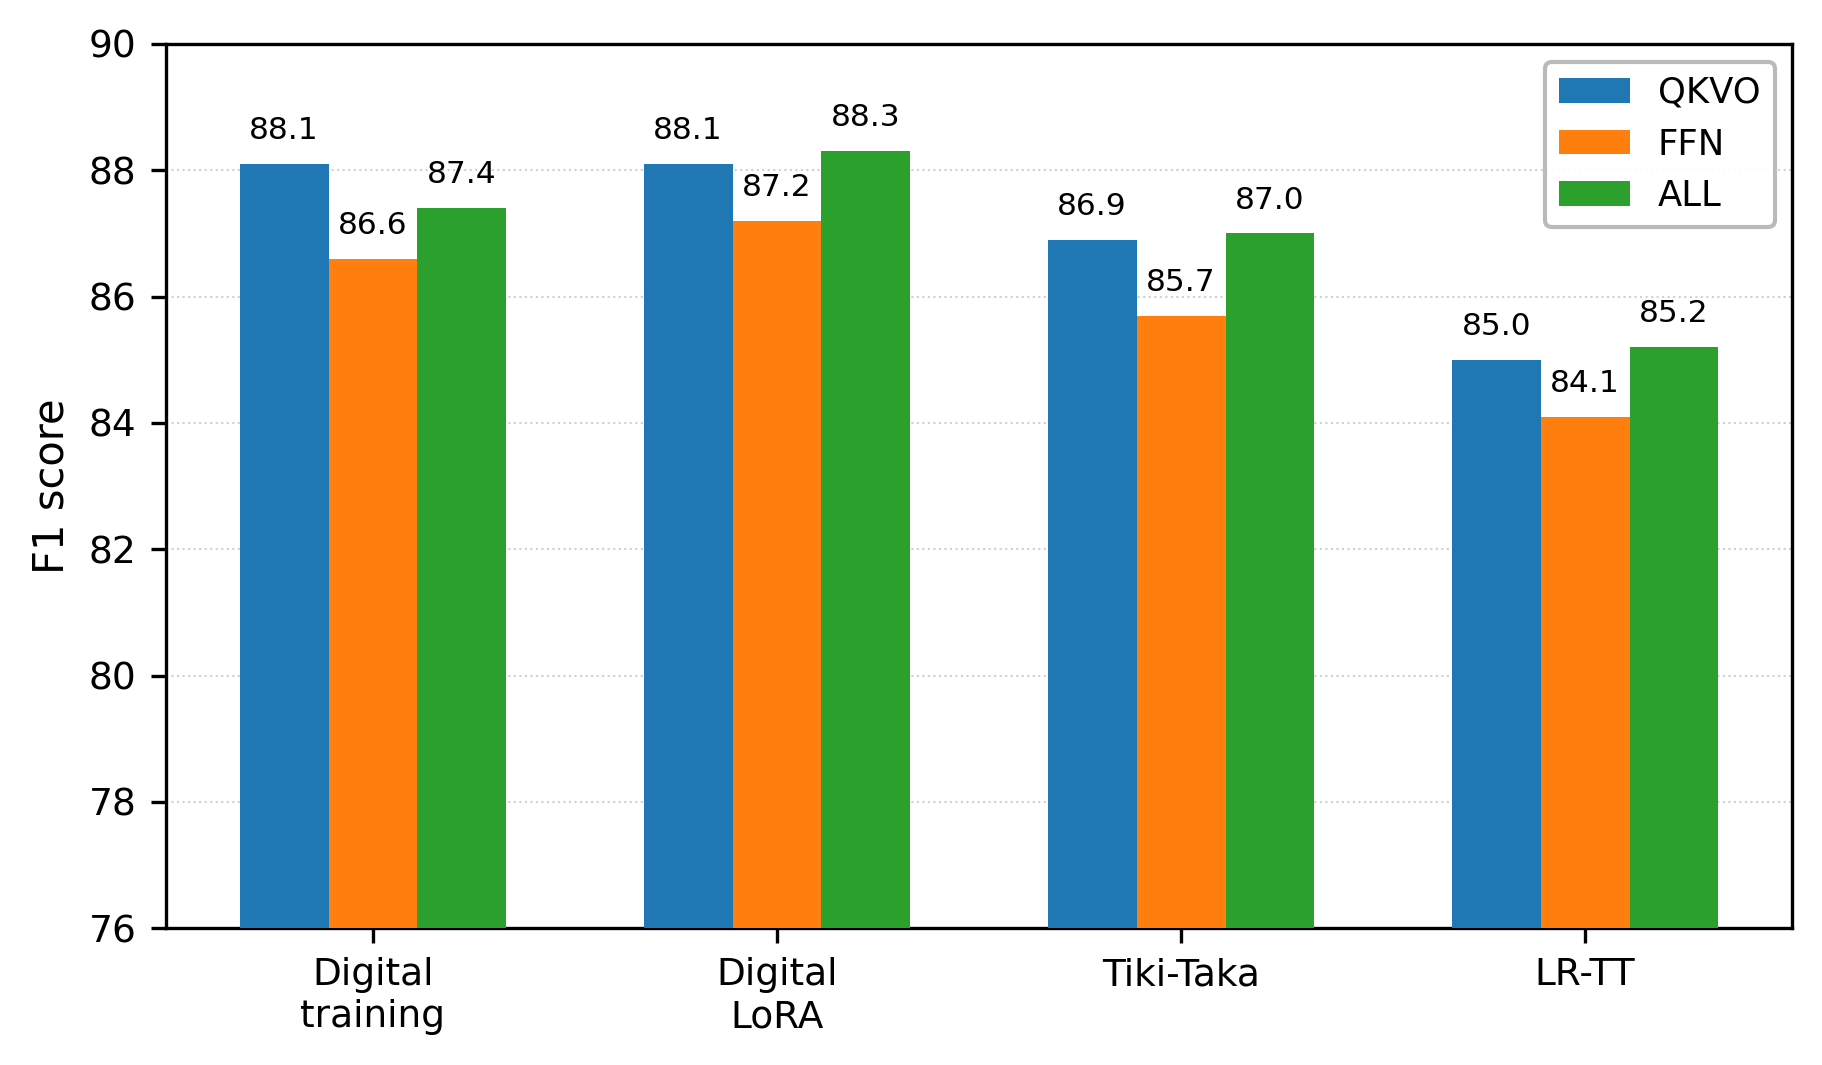

Generate this figure with Python:
"""Figure 6(a): F1 comparison across training methods and LoRA targets."""
import numpy as np
import matplotlib
matplotlib.use('Agg')
import matplotlib.pyplot as plt

methods = ['Digital\ntraining', 'Digital\nLoRA', 'Tiki-Taka', 'LR-TT']

# F1 scores: {method: [QKVO, FFN, ALL]}
data = {
    'Digital\ntraining': [88.1, 86.6, 87.4],
    'Digital\nLoRA':     [88.1, 87.2, 88.3],
    'Tiki-Taka':         [86.9, 85.7, 87.0],
    'LR-TT':             [85.0, 84.1, 85.2],
}

targets = ['QKVO', 'FFN', 'ALL']
colors = ['#1f77b4', '#ff7f0e', '#2ca02c']

plt.rcParams.update({
    'font.size': 9, 'axes.labelsize': 10,
    'xtick.labelsize': 9, 'ytick.labelsize': 9,
    'axes.linewidth': 0.8,
})

n_methods = len(methods)
n_targets = len(targets)
bar_width = 0.22
x = np.arange(n_methods)

fig, ax = plt.subplots(figsize=(6.0, 3.5))

for j, (target, color) in enumerate(zip(targets, colors)):
    offset = (j - (n_targets - 1) / 2) * bar_width
    vals = [data[m][j] for m in methods]
    plot_vals = [v if v is not None else 0 for v in vals]
    bars = ax.bar(x + offset, plot_vals, bar_width, label=target, color=color, zorder=3)
    for i, (bar, v) in enumerate(zip(bars, vals)):
        if v is not None:
            ax.text(bar.get_x() + bar.get_width() / 2, bar.get_height() + 0.3,
                    f'{v:.1f}', ha='center', va='bottom', fontsize=7.5)

ax.set_ylabel('F1 score')
ax.set_xticks(x)
ax.set_xticklabels(methods)
ax.set_ylim(76, 90)
ax.legend(fontsize=8.5, framealpha=0.9, edgecolor='0.7')
ax.grid(True, axis='y', linestyle=':', linewidth=0.5, alpha=0.6)
fig.tight_layout(pad=0.5)

OUT = '/root/LRTT/examples/bert/results/plots/fig6a_target_comparison.png'
fig.savefig(OUT, dpi=300, bbox_inches='tight')
fig.savefig(OUT.replace('.png', '.svg'), bbox_inches='tight')
print(f'Saved: {OUT}')
